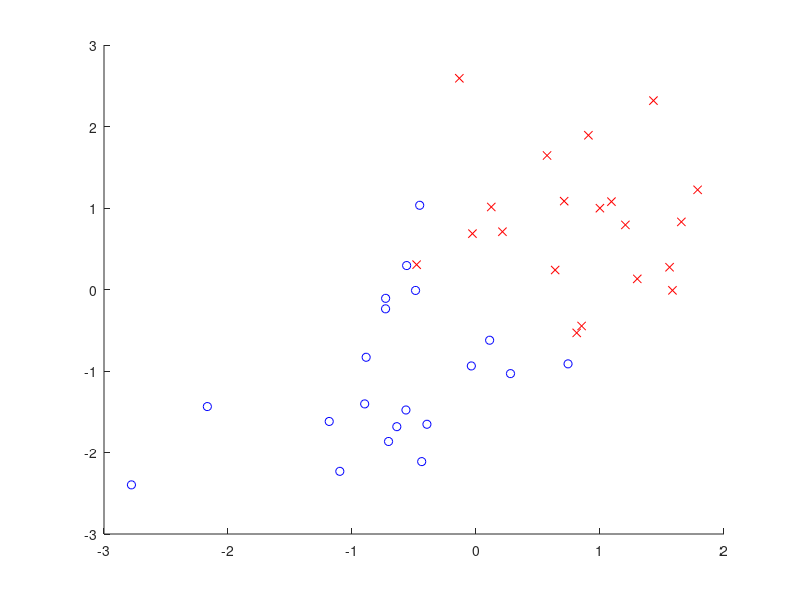

Here is the MATLAB script that generated this plot: (Note: this script raises an error after producing the figure.)
% example script for Nicolas

% generate some Toy data
X = [1+randn(2,20), -1+randn(2,20)];
y = [ones(1,20) -ones(1,20)];

% plot the data
figure(1); clf; hold on;
plot( X(1,1:20), X(2,1:20),  'rx');
plot( X(1,21:40), X(2,21:40), 'bo');

%train/test divisions
divtr = [1:10, 21:30];
divte = [11:20, 31:40];

% employ some kernels;  you can use any kernel matrices /views here!
kernel_matrix1 = rbf( X'*X, 1);   % here we use a rbf kernel
kernel_matrix2 = X'*X;;              % and  a linear kernel
K(:,:,1)= kernel_matrix1;
K(:,:,2)= kernel_matrix2;

% MKL  Parameters
C = 100; % this is the SVM soft margin parameter;  has to be tuned per cross validation
               % but here we simply set it to C=100, enforcing hard margin;
mkl_norm = 2;  %this is the crucial sparsity parameter
                         % can be any real number with  1<=mkl_norm<=infty
                         % e.g.  1-norm gives sparse solutions
                         % e.g. infty-norm:  is the regular SVM on the unweighted sum kernel
                         % e.g. 2-norm is a non-sparse MKL


% train an MKL SVM with shogun
svm = train_sgmklSVM( 'K', K(divtr,divtr,:), 'y', y(divtr), 'mkl_norm', mkl_norm);

% calculate the test outputs, that is the distance of a test point from the separating hyperplane
% in this toy example here we just use the training data for testing
test_outputs = apply_sgmklSVM( 'K', K(divtr,divte,:), 'svm', svm);

test_error  = mean( y(divte) ~= sign(test_outputs) );
fprintf('test_error = %d%%\n', 100*test_error);


